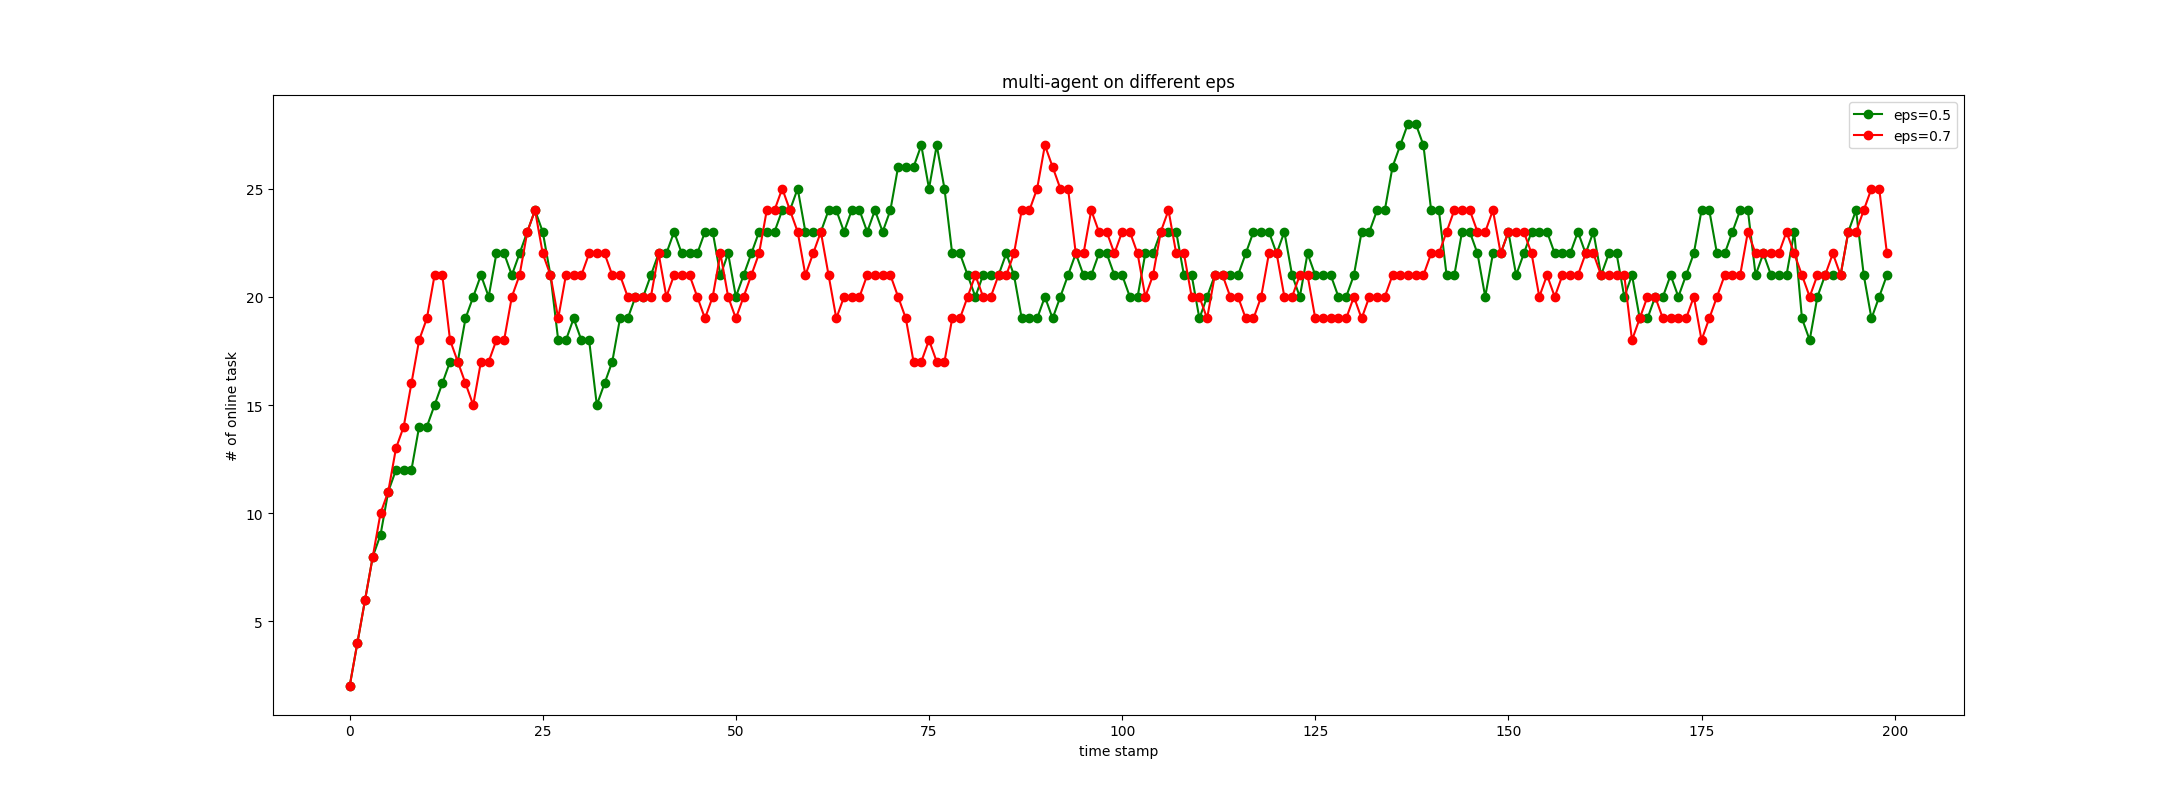

Python code for this plot:
import queue
import edge_server1
import edge_server2
import numpy as np
import matplotlib.pyplot as plt

if __name__ == '__main__':
    max_resource = 200
    eps1 = 0.3
    max_time = 200
    init_queue_len = 200
    record_ts = []
    record_runtask = []
    edge_server1._init(max_resource, eps1, init_queue_len)
    edge_server2._init(max_resource, eps1, init_queue_len)

    i = 0

    while i < max_time:
        # edge_server.FCFS()
        # edge_server1.closest_deadline()
        # edge_server.select_rand()
        edge_server1.eps_select()
        edge_server1.update_timer(1)
        edge_server1.check_task()
        edge_server2.eps_select()
        edge_server2.update_timer(1)
        edge_server2.check_task() 
               
        record_ts.append(i)
        record_runtask.append(edge_server1.get_tasklen() + edge_server2.get_tasklen())

        i += 1
#-------------------------------------------------------------------------------
    eps2 = 0.7
    record_ts2 = []
    record_runtask2 = []
    edge_server1._init(max_resource, eps2, init_queue_len)
    edge_server2._init(max_resource, eps2, init_queue_len)

    i = 0

    while i < max_time:
        # edge_server.FCFS()
        # edge_server1.closest_deadline()
        # edge_server.select_rand()
        edge_server1.eps_select()
        edge_server1.update_timer(1)
        edge_server1.check_task()
        edge_server2.eps_select()
        edge_server2.update_timer(1)
        edge_server2.check_task() 
               
        record_ts2.append(i)
        record_runtask2.append(edge_server1.get_tasklen() + edge_server2.get_tasklen())

        i += 1




    edge_server1.print_task_status()
    plt.title("multi-agent on different eps")
    plt.plot(record_ts, record_runtask, 'o-', color = 'g', label = "eps=0.5")
    plt.plot(record_ts2, record_runtask2, 'o-', color = 'r', label = "eps=0.7")
    plt.xlabel("time stamp")
    plt.ylabel("# of online task")
    plt.legend()
    plt.show()
